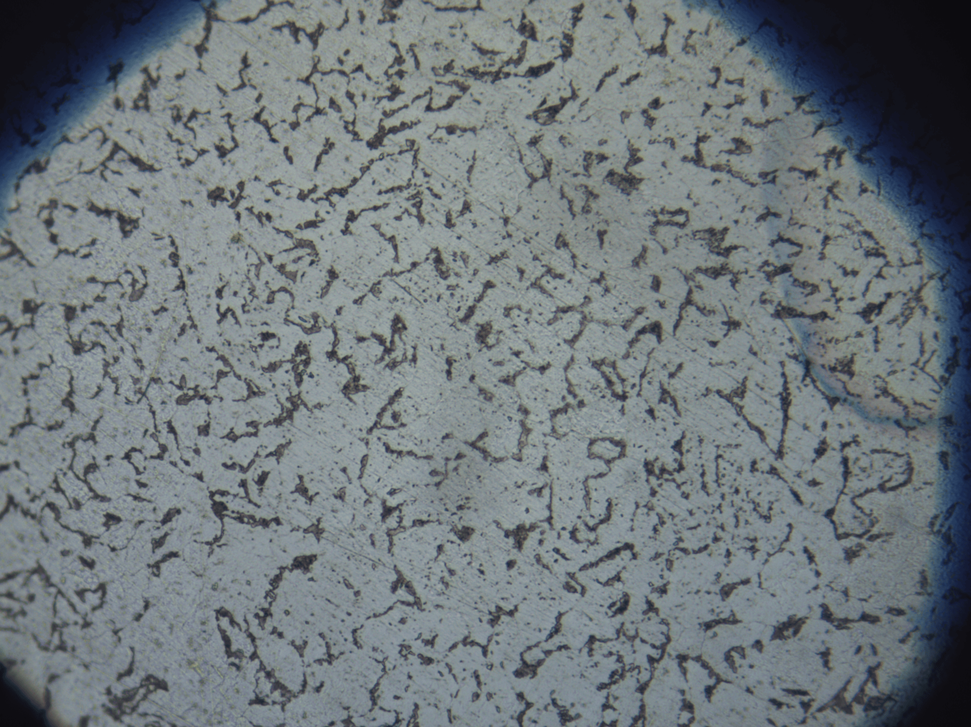
#> input picture Tp 2-02/Figuras/Del-Rio_7.png, 971 x 727 px, shrunk from 2040 x 1528 before the run, given in place of Del-Rio_7.tif, which was not available
$ python contar_granos.py
#> lines starting #> are read from the running program, lines starting #| are printed output that depends on the picture; after the words box and inside, x2 and y2 are one past the last pixel; in counts of white or black regions, pixels touching at a corner belong together; pictures that were not available may be replaced by others from this repository, and a replacement may not be noted
import cv2
import numpy as np
from PIL import Image
import matplotlib.pyplot as plt

# === CONFIGURACIÓN ===
image_path = "Tp 2-02\Del-Rio_7.tif"  # ← reemplazá esto por el path real de tu imagen
min_area = 50  # área mínima para considerar un objeto como grano

# === PASO 1: Cargar la imagen ===
img = Image.open(image_path)
#> img is the input picture: PIL image 971x727 RGB; mean R, G, B 110.9, 119, 122.7
img_np = np.array(img)

# Convertir a escala de grises si es RGB
if len(img_np.shape) == 3:
    gray = cv2.cvtColor(img_np, cv2.COLOR_RGB2GRAY)
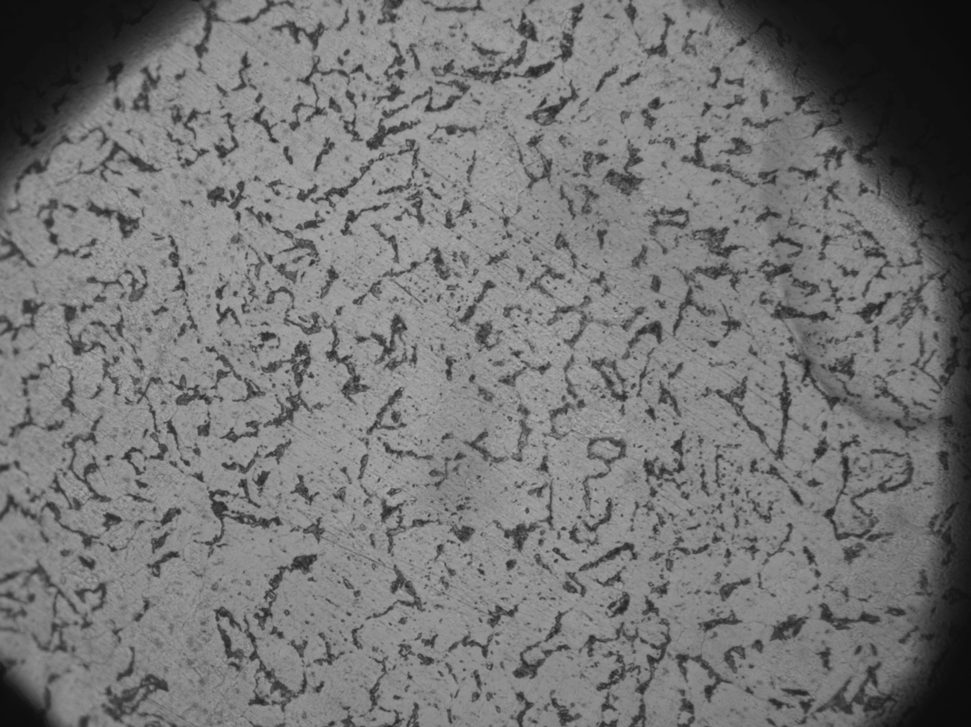
#> gray: shape (727, 971); min 12, max 170, mean 117
else:
    gray = img_np

# === PASO 2: Desenfoque para reducir ruido ===
blurred = cv2.GaussianBlur(gray, (5, 5), 0)

# === PASO 3: Umbralización automática con Otsu ===
_, thresh = cv2.threshold(blurred, 0, 255, cv2.THRESH_BINARY_INV + cv2.THRESH_OTSU)
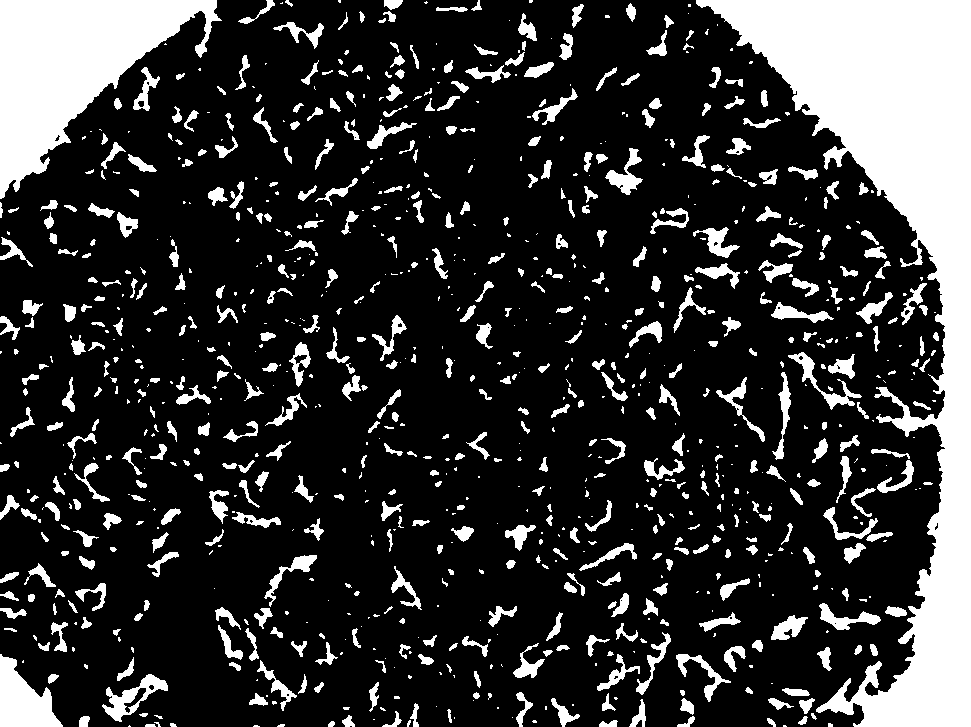
#> thresh: shape (727, 971); 20.6% white; 963 white regions (422 under 20 px)

# === PASO 4: Encontrar contornos externos ===
contours, _ = cv2.findContours(thresh, cv2.RETR_EXTERNAL, cv2.CHAIN_APPROX_SIMPLE)
#> contours = 963 contours, 522 with area under 20; largest, box (x1, y1, x2, y2) and area: (696, 0, 971, 727) 60180, (0, 0, 222, 199) 20340, (0, 654, 63, 727) 2543, (102, 674, 168, 722) 1132, (788, 352, 862, 410) 655

# === PASO 5: Filtrar contornos por tamaño mínimo ===
filtered_contours = [cnt for cnt in contours if cv2.contourArea(cnt) > min_area]
#> filtered_contours = 260 contours; largest, box (x1, y1, x2, y2) and area: (696, 0, 971, 727) 60180, (0, 0, 222, 199) 20340, (0, 654, 63, 727) 2543, (102, 674, 168, 722) 1132, (788, 352, 862, 410) 655

# === PASO 6: Contar granos ===
grain_count = len(filtered_contours)
#> grain_count = 260
print(f"Cantidad de granos detectados: {grain_count}")
#| Cantidad de granos detectados: 260

# === PASO 7: Visualización de los granos detectados ===
output_img = cv2.cvtColor(gray, cv2.COLOR_GRAY2BGR)
cv2.drawContours(output_img, filtered_contours, -1, (0, 255, 0), 1)
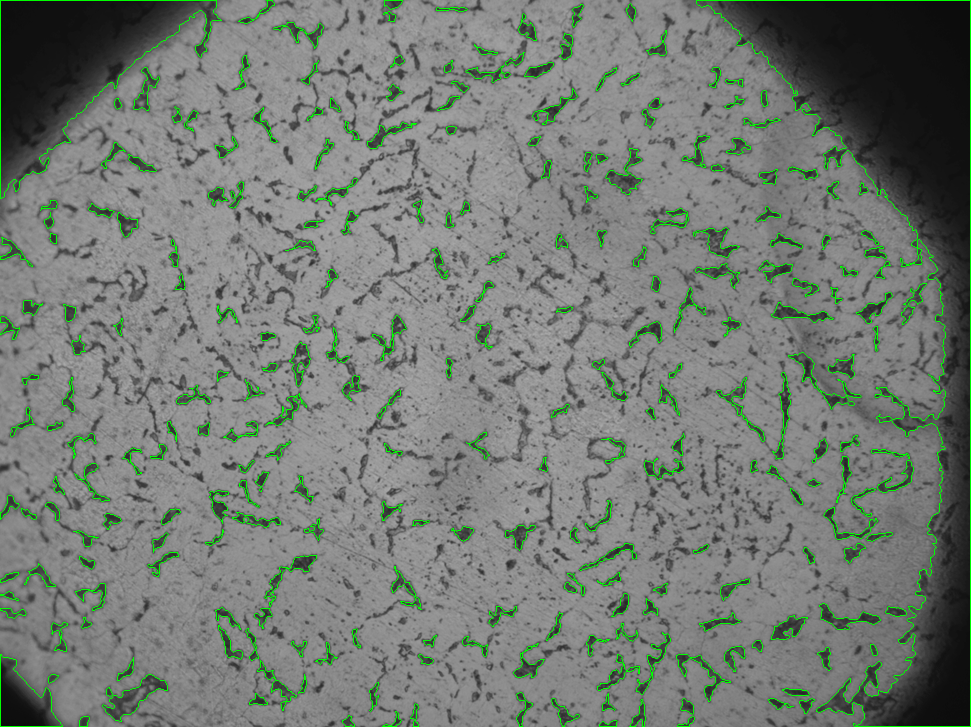
#> output_img: shape (727, 971, 3); mean B, G, R 114.6, 122.4, 114.6

plt.figure(figsize=(10, 10))
plt.imshow(output_img)
plt.title(f"Granos detectados: {grain_count}")
plt.axis('off')
plt.tight_layout()
plt.show()

$ run again, with Tp 2-02/Figuras/Del-Rio_8.png copied over Tp 2-02/Figuras/Del-Rio_7.png
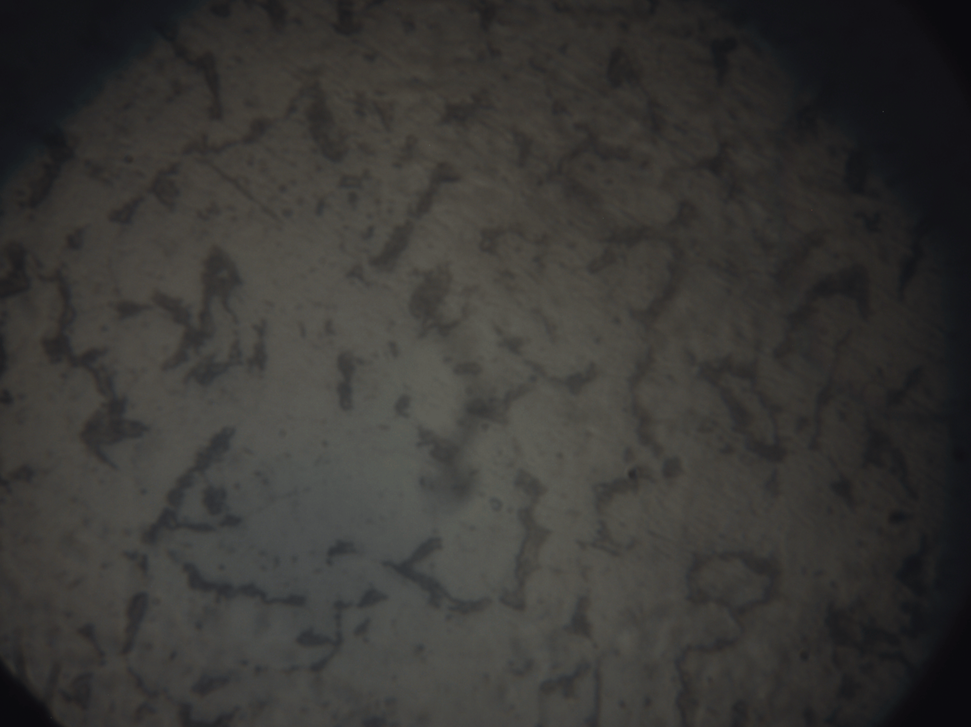
#> input picture Tp 2-02/Figuras/Del-Rio_8.png, 971 x 727 px, shrunk from 2040 x 1528 before the run, given in place of Del-Rio_7.tif, which was not available
#> img is the input picture: PIL image 971x727 RGB; mean R, G, B 57.1, 55.8, 53.3
#> `_, thresh = cv2.threshold(blurred, 0, 255, cv2.THRESH_BINARY_INV + cv2..`:
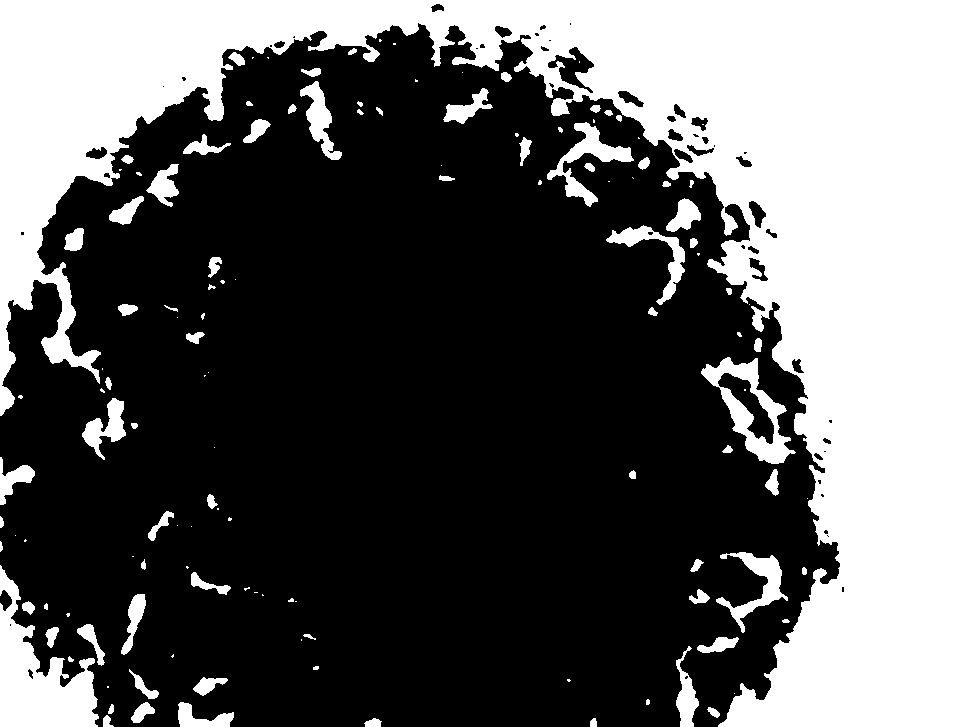
#> thresh: shape (727, 971); 36.6% white; 131 white regions (51 under 20 px)
#> contours = 128 contours, 61 with area under 20; largest, box (x1, y1, x2, y2) and area: (0, 0, 971, 727) 227488, (0, 565, 99, 727) 7291, (701, 357, 796, 464) 4393, (547, 122, 634, 207) 1762, (716, 552, 788, 633) 1514
#> filtered_contours = 46 contours; largest, box (x1, y1, x2, y2) and area: (0, 0, 971, 727) 227488, (0, 565, 99, 727) 7291, (701, 357, 796, 464) 4393, (547, 122, 634, 207) 1762, (716, 552, 788, 633) 1514
#> grain_count = 46
#| Cantidad de granos detectados: 46
#> `cv2.drawContours(output_img, filtered_contours, -1, (0, 255, 0), 1)`:
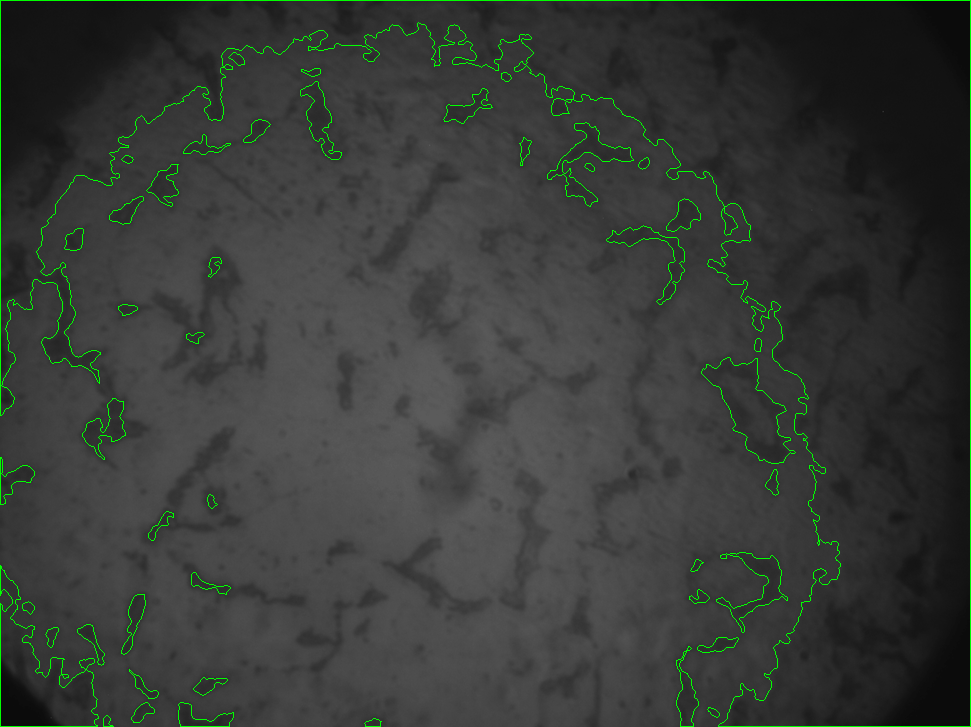
#> output_img: shape (727, 971, 3); mean B, G, R 55.2, 59.1, 55.2
